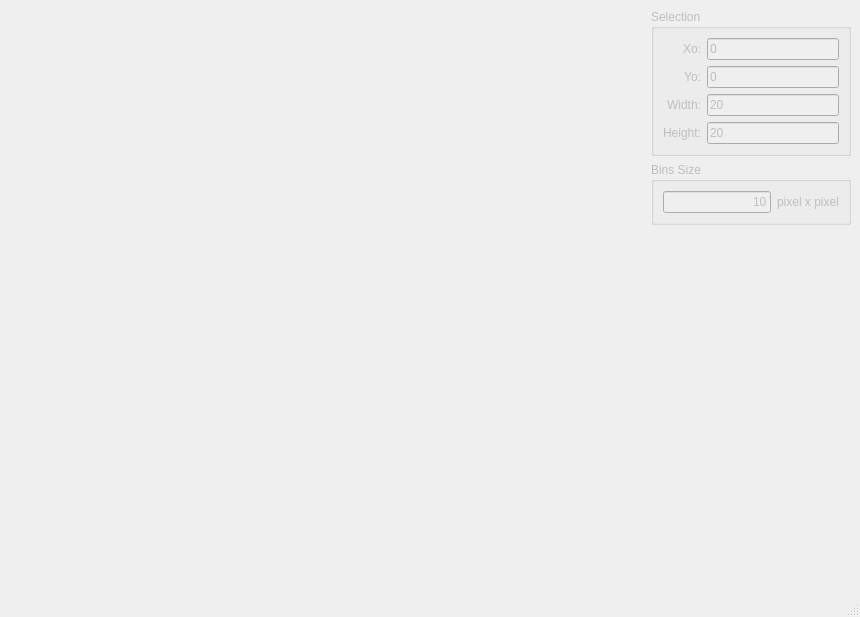
<?xml version="1.0" encoding="UTF-8"?>
<ui version="4.0">
 <class>MainWindow</class>
 <widget class="QMainWindow" name="MainWindow">
  <property name="geometry">
   <rect>
    <x>0</x>
    <y>0</y>
    <width>860</width>
    <height>617</height>
   </rect>
  </property>
  <property name="minimumSize">
   <size>
    <width>300</width>
    <height>0</height>
   </size>
  </property>
  <property name="windowTitle">
   <string>MainWindow</string>
  </property>
  <widget class="QWidget" name="centralwidget">
   <property name="minimumSize">
    <size>
     <width>0</width>
     <height>0</height>
    </size>
   </property>
   <layout class="QHBoxLayout" name="horizontalLayout_2">
    <item>
     <widget class="QWidget" name="left_widget" native="true">
      <property name="sizePolicy">
       <sizepolicy hsizetype="Expanding" vsizetype="Expanding">
        <horstretch>0</horstretch>
        <verstretch>0</verstretch>
       </sizepolicy>
      </property>
     </widget>
    </item>
    <item>
     <layout class="QVBoxLayout" name="verticalLayout_2">
      <property name="sizeConstraint">
       <enum>QLayout::SetMinimumSize</enum>
      </property>
      <item>
       <layout class="QVBoxLayout" name="verticalLayout">
        <property name="sizeConstraint">
         <enum>QLayout::SetMinimumSize</enum>
        </property>
        <item>
         <widget class="QGroupBox" name="groupBox">
          <property name="enabled">
           <bool>false</bool>
          </property>
          <property name="sizePolicy">
           <sizepolicy hsizetype="Minimum" vsizetype="Preferred">
            <horstretch>0</horstretch>
            <verstretch>0</verstretch>
           </sizepolicy>
          </property>
          <property name="minimumSize">
           <size>
            <width>200</width>
            <height>0</height>
           </size>
          </property>
          <property name="maximumSize">
           <size>
            <width>200</width>
            <height>16777215</height>
           </size>
          </property>
          <property name="title">
           <string>Selection</string>
          </property>
          <layout class="QGridLayout" name="gridLayout">
           <item row="0" column="0">
            <widget class="QLabel" name="label">
             <property name="sizePolicy">
              <sizepolicy hsizetype="Minimum" vsizetype="Preferred">
               <horstretch>0</horstretch>
               <verstretch>0</verstretch>
              </sizepolicy>
             </property>
             <property name="text">
              <string>Xo:</string>
             </property>
             <property name="alignment">
              <set>Qt::AlignRight|Qt::AlignTrailing|Qt::AlignVCenter</set>
             </property>
            </widget>
           </item>
           <item row="0" column="1">
            <widget class="QLineEdit" name="selection_x0">
             <property name="text">
              <string>0</string>
             </property>
            </widget>
           </item>
           <item row="1" column="0">
            <widget class="QLabel" name="label_2">
             <property name="text">
              <string>Yo:</string>
             </property>
             <property name="alignment">
              <set>Qt::AlignRight|Qt::AlignTrailing|Qt::AlignVCenter</set>
             </property>
            </widget>
           </item>
           <item row="1" column="1">
            <widget class="QLineEdit" name="selection_y0">
             <property name="text">
              <string>0</string>
             </property>
            </widget>
           </item>
           <item row="2" column="0">
            <widget class="QLabel" name="label_3">
             <property name="text">
              <string>Width:</string>
             </property>
             <property name="alignment">
              <set>Qt::AlignRight|Qt::AlignTrailing|Qt::AlignVCenter</set>
             </property>
            </widget>
           </item>
           <item row="2" column="1">
            <widget class="QLineEdit" name="selection_width">
             <property name="text">
              <string>20</string>
             </property>
            </widget>
           </item>
           <item row="3" column="0">
            <widget class="QLabel" name="label_4">
             <property name="text">
              <string>Height:</string>
             </property>
             <property name="alignment">
              <set>Qt::AlignRight|Qt::AlignTrailing|Qt::AlignVCenter</set>
             </property>
            </widget>
           </item>
           <item row="3" column="1">
            <widget class="QLineEdit" name="selection_height">
             <property name="text">
              <string>20</string>
             </property>
            </widget>
           </item>
          </layout>
         </widget>
        </item>
        <item>
         <widget class="QGroupBox" name="groupBox_2">
          <property name="enabled">
           <bool>false</bool>
          </property>
          <property name="sizePolicy">
           <sizepolicy hsizetype="Minimum" vsizetype="Preferred">
            <horstretch>0</horstretch>
            <verstretch>0</verstretch>
           </sizepolicy>
          </property>
          <property name="minimumSize">
           <size>
            <width>200</width>
            <height>0</height>
           </size>
          </property>
          <property name="maximumSize">
           <size>
            <width>200</width>
            <height>16777215</height>
           </size>
          </property>
          <property name="title">
           <string>Bins Size</string>
          </property>
          <layout class="QHBoxLayout" name="horizontalLayout">
           <item>
            <widget class="QLineEdit" name="pixel_bin_size">
             <property name="text">
              <string>10</string>
             </property>
             <property name="alignment">
              <set>Qt::AlignRight|Qt::AlignTrailing|Qt::AlignVCenter</set>
             </property>
            </widget>
           </item>
           <item>
            <widget class="QLabel" name="label_5">
             <property name="text">
              <string>pixel x pixel</string>
             </property>
            </widget>
           </item>
          </layout>
         </widget>
        </item>
       </layout>
      </item>
      <item>
       <spacer name="verticalSpacer">
        <property name="orientation">
         <enum>Qt::Vertical</enum>
        </property>
        <property name="sizeType">
         <enum>QSizePolicy::Expanding</enum>
        </property>
        <property name="sizeHint" stdset="0">
         <size>
          <width>20</width>
          <height>40</height>
         </size>
        </property>
       </spacer>
      </item>
     </layout>
    </item>
   </layout>
  </widget>
  <widget class="QStatusBar" name="statusbar"/>
 </widget>
 <resources>
  <include location="../icons/icons.qrc"/>
 </resources>
 <connections>
  <connection>
   <sender>selection_x0</sender>
   <signal>editingFinished()</signal>
   <receiver>MainWindow</receiver>
   <slot>roi_selection_widgets_modified()</slot>
   <hints>
    <hint type="sourcelabel">
     <x>539</x>
     <y>60</y>
    </hint>
    <hint type="destinationlabel">
     <x>786</x>
     <y>117</y>
    </hint>
   </hints>
  </connection>
  <connection>
   <sender>selection_y0</sender>
   <signal>editingFinished()</signal>
   <receiver>MainWindow</receiver>
   <slot>roi_selection_widgets_modified()</slot>
   <hints>
    <hint type="sourcelabel">
     <x>596</x>
     <y>93</y>
    </hint>
    <hint type="destinationlabel">
     <x>797</x>
     <y>158</y>
    </hint>
   </hints>
  </connection>
  <connection>
   <sender>selection_width</sender>
   <signal>editingFinished()</signal>
   <receiver>MainWindow</receiver>
   <slot>roi_selection_widgets_modified()</slot>
   <hints>
    <hint type="sourcelabel">
     <x>552</x>
     <y>125</y>
    </hint>
    <hint type="destinationlabel">
     <x>788</x>
     <y>207</y>
    </hint>
   </hints>
  </connection>
  <connection>
   <sender>selection_height</sender>
   <signal>editingFinished()</signal>
   <receiver>MainWindow</receiver>
   <slot>roi_selection_widgets_modified()</slot>
   <hints>
    <hint type="sourcelabel">
     <x>580</x>
     <y>154</y>
    </hint>
    <hint type="destinationlabel">
     <x>783</x>
     <y>279</y>
    </hint>
   </hints>
  </connection>
  <connection>
   <sender>pixel_bin_size</sender>
   <signal>editingFinished()</signal>
   <receiver>MainWindow</receiver>
   <slot>roi_selection_widgets_modified()</slot>
   <hints>
    <hint type="sourcelabel">
     <x>513</x>
     <y>221</y>
    </hint>
    <hint type="destinationlabel">
     <x>756</x>
     <y>350</y>
    </hint>
   </hints>
  </connection>
 </connections>
 <slots>
  <slot>sample_import_button_clicked()</slot>
  <slot>time_spectra_import_button_clicked()</slot>
  <slot>open_beam_import_button_clicked()</slot>
  <slot>sample_list_selection_changed()</slot>
  <slot>open_beam_list_selection_changed()</slot>
  <slot>sample_list_right_click()</slot>
  <slot>time_spectra_selection_changed()</slot>
  <slot>load_data_tab_changed()</slot>
  <slot>time_spectra_preview_button_clicked()</slot>
  <slot>normalized_import_button_clicked()</slot>
  <slot>normalized_list_selection_changed()</slot>
  <slot>update_delta_lambda()</slot>
  <slot>crystal_structure_index_changed()</slot>
  <slot>crystal_structure_2_index_changed()</slot>
  <slot>list_of_element_index_changed()</slot>
  <slot>list_of_element_2_index_changed()</slot>
  <slot>lattice_text_changed()</slot>
  <slot>lattice_2_text_changed()</slot>
  <slot>material_display_clicked()</slot>
  <slot>material_display_2_clicked()</slot>
  <slot>normalization_add_roi_button_clicked()</slot>
  <slot>normalization_remove_roi_button_clicked()</slot>
  <slot>normalization_use_coefficient_checked()</slot>
  <slot>normalization_button_clicked()</slot>
  <slot>normalization_coefficient_value_changed()</slot>
  <slot>tab_widget_changed()</slot>
  <slot>normalization_tableWidget_cell_changed()</slot>
  <slot>beam_rate_changed()</slot>
  <slot>distance_source_detector_changed()</slot>
  <slot>detector_offset_changed()</slot>
  <slot>distance_source_detector_2_changed()</slot>
  <slot>detector_offset_2_changed()</slot>
  <slot>beam_rate_2_changed()</slot>
  <slot>list_of_elements_current_text_changed()</slot>
  <slot>add_element_clicked()</slot>
  <slot>reset_lattice_button_clicked()</slot>
  <slot>reset_crystal_structure_button_clicked()</slot>
  <slot>reset_lattice_button_2_clicked()</slot>
  <slot>reset_crystal_structure_button_2_clicked()</slot>
  <slot>normalized_time_spectra_import_button_clicked()</slot>
  <slot>normalized_time_spectra_preview_button_clicked()</slot>
  <slot>test_me_clicked()</slot>
  <slot>menu_view_load_data_clicked()</slot>
  <slot>menu_view_normalization_clicked()</slot>
  <slot>menu_view_normalized_clicked()</slot>
  <slot>menu_view_binning_clicked()</slot>
  <slot>menu_view_fitting_clicked()</slot>
  <slot>menu_view_strain_mapping_clicked()</slot>
  <slot>roi_selection_widgets_modified()</slot>
 </slots>
</ui>
